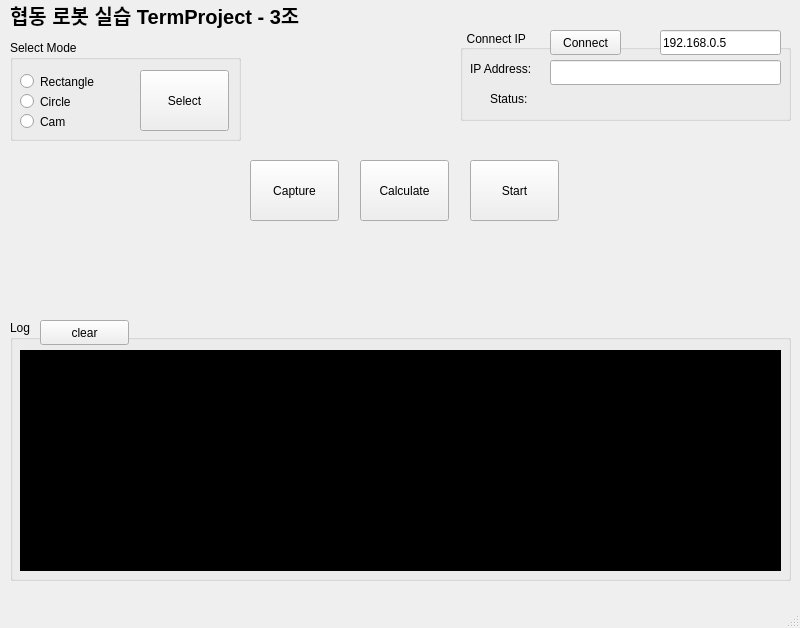
<?xml version="1.0" encoding="UTF-8"?>
<ui version="4.0">
 <class>KW_Cobot_Exp</class>
 <widget class="QMainWindow" name="KW_Cobot_Exp">
  <property name="geometry">
   <rect>
    <x>0</x>
    <y>0</y>
    <width>800</width>
    <height>628</height>
   </rect>
  </property>
  <property name="windowTitle">
   <string>KW_Cobot_Exp</string>
  </property>
  <widget class="QWidget" name="centralwidget">
   <widget class="QLabel" name="label">
    <property name="geometry">
     <rect>
      <x>10</x>
      <y>0</y>
      <width>331</width>
      <height>31</height>
     </rect>
    </property>
    <property name="font">
     <font>
      <pointsize>15</pointsize>
      <weight>75</weight>
      <bold>true</bold>
     </font>
    </property>
    <property name="text">
     <string>&lt;html&gt;&lt;head/&gt;&lt;body&gt;&lt;p&gt;협동 로봇 실습 TermProject - 3조&lt;/p&gt;&lt;/body&gt;&lt;/html&gt;</string>
    </property>
   </widget>
   <widget class="QGroupBox" name="groupBox">
    <property name="geometry">
     <rect>
      <x>10</x>
      <y>320</y>
      <width>781</width>
      <height>261</height>
     </rect>
    </property>
    <property name="title">
     <string>Log</string>
    </property>
    <widget class="QLabel" name="qlabelLog">
     <property name="geometry">
      <rect>
       <x>10</x>
       <y>30</y>
       <width>761</width>
       <height>221</height>
      </rect>
     </property>
     <property name="styleSheet">
      <string notr="true">background-color: rgb(0, 0, 0);
font: 10pt &quot;Ubuntu&quot;;
color: rgb(255, 255, 255);</string>
     </property>
     <property name="text">
      <string/>
     </property>
     <property name="alignment">
      <set>Qt::AlignBottom|Qt::AlignLeading|Qt::AlignLeft</set>
     </property>
    </widget>
    <widget class="QPushButton" name="pushButtonClearLog">
     <property name="geometry">
      <rect>
       <x>30</x>
       <y>0</y>
       <width>89</width>
       <height>25</height>
      </rect>
     </property>
     <property name="text">
      <string>clear</string>
     </property>
    </widget>
   </widget>
   <widget class="QGroupBox" name="groupBox_4">
    <property name="geometry">
     <rect>
      <x>460</x>
      <y>30</y>
      <width>331</width>
      <height>91</height>
     </rect>
    </property>
    <property name="title">
     <string>  Connect IP</string>
    </property>
    <property name="alignment">
     <set>Qt::AlignLeading|Qt::AlignLeft|Qt::AlignVCenter</set>
    </property>
    <widget class="QLineEdit" name="qLineEditIP">
     <property name="geometry">
      <rect>
       <x>90</x>
       <y>30</y>
       <width>231</width>
       <height>25</height>
      </rect>
     </property>
     <property name="text">
      <string/>
     </property>
    </widget>
    <widget class="QLabel" name="label_2">
     <property name="geometry">
      <rect>
       <x>10</x>
       <y>30</y>
       <width>81</width>
       <height>17</height>
      </rect>
     </property>
     <property name="text">
      <string>IP Address: </string>
     </property>
    </widget>
    <widget class="QLabel" name="label_3">
     <property name="geometry">
      <rect>
       <x>30</x>
       <y>60</y>
       <width>51</width>
       <height>17</height>
      </rect>
     </property>
     <property name="text">
      <string>Status: </string>
     </property>
    </widget>
    <widget class="QLabel" name="qlabelConnectStatus">
     <property name="geometry">
      <rect>
       <x>90</x>
       <y>60</y>
       <width>231</width>
       <height>17</height>
      </rect>
     </property>
     <property name="text">
      <string/>
     </property>
    </widget>
    <widget class="QPushButton" name="qpushbuttonConnectIP">
     <property name="geometry">
      <rect>
       <x>90</x>
       <y>0</y>
       <width>71</width>
       <height>25</height>
      </rect>
     </property>
     <property name="text">
      <string>Connect</string>
     </property>
    </widget>
    <widget class="QLineEdit" name="IPAddressEx">
     <property name="geometry">
      <rect>
       <x>200</x>
       <y>0</y>
       <width>121</width>
       <height>25</height>
      </rect>
     </property>
     <property name="text">
      <string>192.168.0.5</string>
     </property>
    </widget>
   </widget>
   <widget class="QGroupBox" name="groupBox_2">
    <property name="geometry">
     <rect>
      <x>10</x>
      <y>40</y>
      <width>231</width>
      <height>101</height>
     </rect>
    </property>
    <property name="title">
     <string>Select Mode</string>
    </property>
    <widget class="QRadioButton" name="radioButtonMode0">
     <property name="geometry">
      <rect>
       <x>10</x>
       <y>30</y>
       <width>112</width>
       <height>23</height>
      </rect>
     </property>
     <property name="text">
      <string>Rectangle</string>
     </property>
    </widget>
    <widget class="QRadioButton" name="radioButtonMode1">
     <property name="geometry">
      <rect>
       <x>10</x>
       <y>50</y>
       <width>112</width>
       <height>23</height>
      </rect>
     </property>
     <property name="text">
      <string>Circle</string>
     </property>
    </widget>
    <widget class="QRadioButton" name="radioButtonMode2">
     <property name="geometry">
      <rect>
       <x>10</x>
       <y>70</y>
       <width>112</width>
       <height>23</height>
      </rect>
     </property>
     <property name="text">
      <string>Cam</string>
     </property>
    </widget>
    <widget class="QPushButton" name="pushButtonSelect">
     <property name="geometry">
      <rect>
       <x>130</x>
       <y>30</y>
       <width>89</width>
       <height>61</height>
      </rect>
     </property>
     <property name="text">
      <string>Select</string>
     </property>
    </widget>
   </widget>
   <widget class="QPushButton" name="pushButtonSelect_2">
    <property name="geometry">
     <rect>
      <x>250</x>
      <y>160</y>
      <width>89</width>
      <height>61</height>
     </rect>
    </property>
    <property name="text">
     <string>Capture</string>
    </property>
   </widget>
   <widget class="QPushButton" name="pushButtonSelect_3">
    <property name="geometry">
     <rect>
      <x>360</x>
      <y>160</y>
      <width>89</width>
      <height>61</height>
     </rect>
    </property>
    <property name="text">
     <string>Calculate</string>
    </property>
   </widget>
   <widget class="QPushButton" name="pushButtonSelect_4">
    <property name="geometry">
     <rect>
      <x>470</x>
      <y>160</y>
      <width>89</width>
      <height>61</height>
     </rect>
    </property>
    <property name="text">
     <string>Start</string>
    </property>
   </widget>
  </widget>
  <widget class="QMenuBar" name="menubar">
   <property name="geometry">
    <rect>
     <x>0</x>
     <y>0</y>
     <width>800</width>
     <height>22</height>
    </rect>
   </property>
  </widget>
  <widget class="QStatusBar" name="statusbar"/>
 </widget>
 <resources/>
 <connections/>
</ui>
